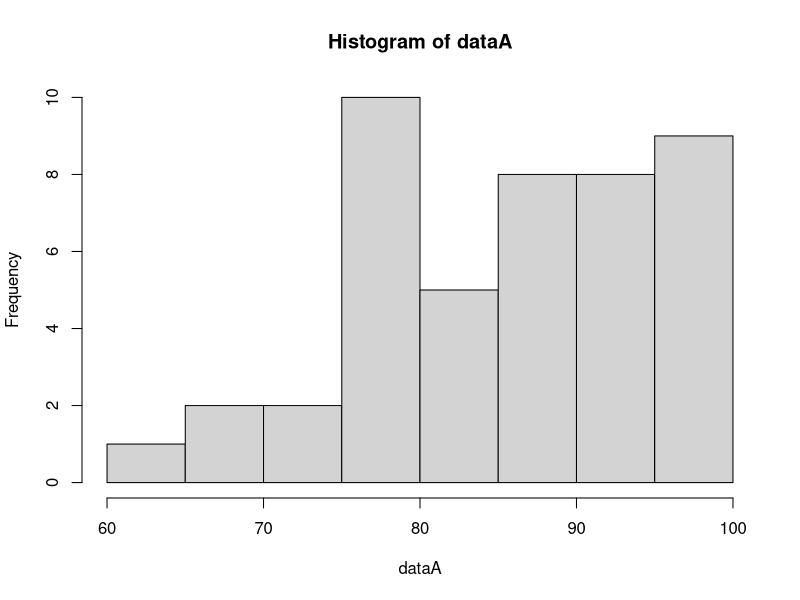

Reproduce this figure in R.
## ---- chunk 1
knitr::opts_chunk$set(echo = TRUE)
## ---- chunk 2
dataA <- c(82, 79, 80, 88, 91, 98, 93, 100, 88, 83,77,72,76,90, 77, 98, 61, 95, 89, 88, 76, 77, 66, 86, 98, 76, 100, 100, 67, 86, 85, 93, 92, 79, 73, 98, 82, 77, 87, 81, 100, 96, 91, 95, 93)

summary(dataA)
hist(dataA)
## ---- chunk 3
dataA <- c(96,100,90)
